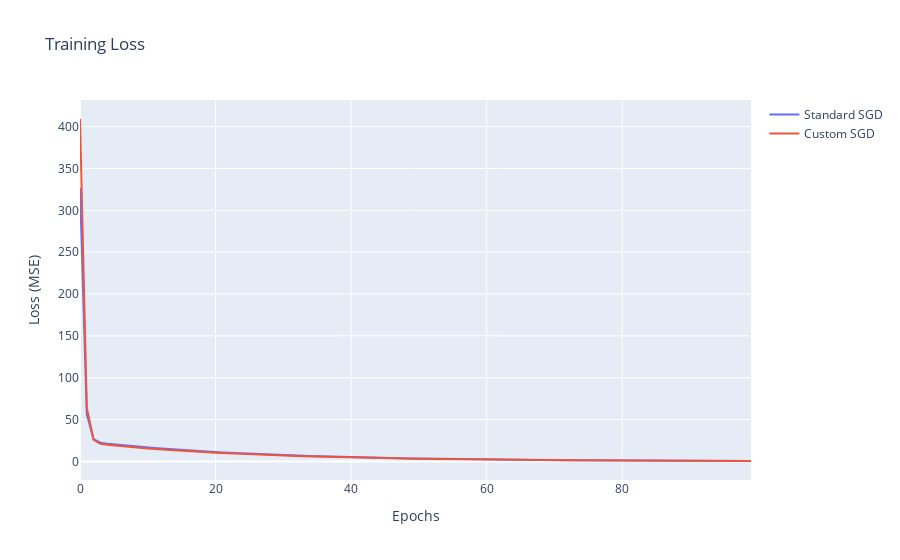

The notebook cell saved with this chart:
### Code cell
fig = go.Figure()

fig.add_trace(go.Scatter(x=np.arange(len(loss_standard)), y=loss_standard, mode='lines', name='Standard SGD'))
fig.add_trace(go.Scatter(x=np.arange(len(loss_custom)), y=loss_custom, mode='lines', name='Custom SGD'))

fig.update_layout(
    title="Training Loss",
    xaxis=dict(title="Epochs"),
    yaxis=dict(title="Loss (MSE)"),
    showlegend=True
)

fig.show(config=dict(scrollZoom=True))
